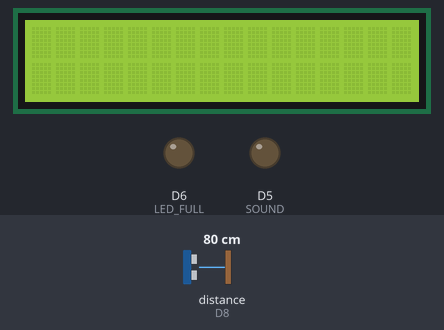
Recording of a sketch running on a simulated ESP8266 (NodeMCU). On the bench: 16×2 character LCD, output pins drawn as LEDs (lit = HIGH). Wiring (inferred from the names in the program): ultrasonic range finder: trigger D7; echo D8. Dashed ring = blinking. The inputs (shaded band) are chosen by the test bench; at power-on: distance to the obstacle (sensor on D8) 80 cm. The echo pulse lasts 58.3 µs per cm; WiFi joins after 1.5 s; servers stay silent unless stated; pins used as bus, display or sensor lines are not drawn; what the sketch prints to the serial monitor is not drawn.

Above: at 3.0 s.
3.1 s: distance to the obstacle (sensor on D8) set to 11 cm
7.4 s: distance to the obstacle (sensor on D8) set to 8 cm
At 10.3 s:
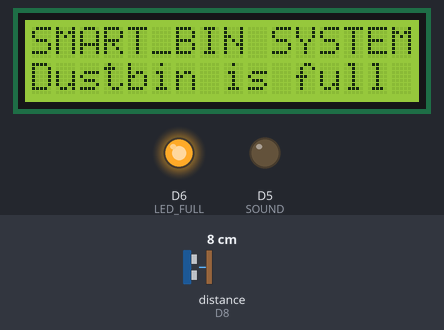
11.7 s: distance to the obstacle (sensor on D8) set to 18 cm
At 13.2 s:
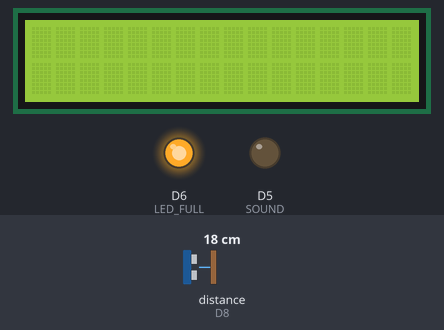
15.2 s: distance to the obstacle (sensor on D8) set to 2 cm
At 17.08 s:
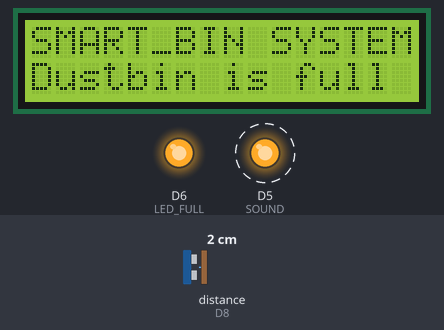
Timing chart, 0 to 20.5 s (numbered marks = the images above; inputs shaded):
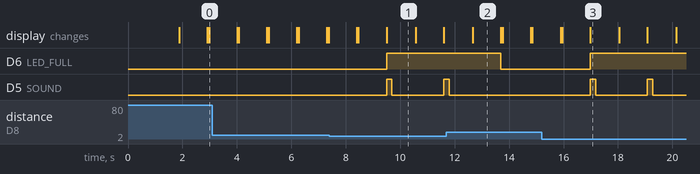

The sketch:

Smart_Waste_Arduino_Code.ino
```cpp
long duration, distance;
const int MY_INTERVAL = 1000;
#define TRIG_PIN D7
#define ECHO_PIN    D8
#define MAX_DUSTBIN_DISTANCE 80
#define MIN_DISTANCE 10 //ALERT
#define SOUND D5
#define LED_FULL D6

#define BLYNK_PRINT Serial
#define BLYNK_TEMPLATE_ID "TMPL2cE50m_Cw"
#define BLYNK_TEMPLATE_NAME "SmartBin"
#define BLYNK_AUTH_TOKEN "vFCcAqN1PxTKf0d7uUFDSDWrPvl5f78T"

#include <ESP8266WiFi.h>
#include <BlynkSimpleEsp8266.h>
#include <Wire.h>
#include <LiquidCrystal_I2C.h>
LiquidCrystal_I2C lcd(0x27,16,2);

char ssid[] = "STUDYROOM 4G";
char pass[] = "STELLAH1000_";

BlynkTimer timer;

// This function is called every time the Virtual Pin 0 state changes
BLYNK_WRITE(V0)
{
  // Set incoming value from pin V0 to a variable
  int value = param.asInt();

  // Update state
  Blynk.virtualWrite(V0, distance);
}
BLYNK_CONNECTED()
{
  // Change Web Link Button message to "Congratulations!"
  Blynk.setProperty(V3, "offImageUrl", "https://static-image.nyc3.cdn.digitaloceanspaces.com/general/fte/congratulations.png");
  Blynk.setProperty(V3, "onImageUrl",  "https://static-image.nyc3.cdn.digitaloceanspaces.com/general/fte/congratulations_pressed.png");
  Blynk.setProperty(V3, "url", "https://docs.blynk.io/en/getting-started/what-do-i-need-to-blynk/how-quickstart-device-was-made");
}

// This function sends Arduino's uptime every second to Virtual Pin 2.
void myTimerEvent()
{
  // You can send any value at any time.
  // Please don't send more that 10 values per second.
  Blynk.virtualWrite(V2, millis() / 1000);
}


void setup() {
  Serial.begin(9600);
  pinMode(TRIG_PIN, OUTPUT);
  pinMode(ECHO_PIN, INPUT);
  pinMode(SOUND, OUTPUT);
  pinMode(LED_FULL, OUTPUT);
   Blynk.virtualWrite(V2, 0);
  Blynk.begin(BLYNK_AUTH_TOKEN, ssid, pass);
  // You can also specify server:
  //Blynk.begin(BLYNK_AUTH_TOKEN, ssid, pass, "blynk.cloud", 80);
  //Blynk.begin(BLYNK_AUTH_TOKEN, ssid, pass, IPAddress(192,168,1,100), 8080);

  // Setup a function to be called every second
  timer.setInterval(1000L, myTimerEvent);
}

void loop() {
  lcd.init();  // Initialize LCD
  lcd.backlight();// Turn on backlight
  lcd.setCursor(0, 0);
  Blynk.run();
  timer.run();
  Blynk.virtualWrite(V0, distance);
  // Calculate waste level percentage
  int wasteLevelPercentage = map(distance, MIN_DISTANCE, MAX_DUSTBIN_DISTANCE, 0, 100);
  int binLevel_dist = (100 - wasteLevelPercentage);


  digitalWrite(TRIG_PIN, LOW);
  delayMicroseconds(2);
  digitalWrite(TRIG_PIN, HIGH);
  delayMicroseconds(10);
  digitalWrite(TRIG_PIN, LOW);
  duration = pulseIn(ECHO_PIN, HIGH);
  distance = (duration/2) / 29.1;
  Blynk.virtualWrite(V1, binLevel_dist);

  // Output the distance on the Serial Monitor
  Serial.print("D-READING IN CM: ");
  Serial.print(distance);
  Serial.print("\n");
  Serial.println("BIN LEVEL: ");
 Serial.print(binLevel_dist);
  Serial.print("%");
  Serial.print("\n ");
  delay(1000);

  if (distance == 0 || distance > MAX_DUSTBIN_DISTANCE) {
    Serial.println("SYSTEM ISSUE");
    return;
  }


 if(distance < 10) {
  lcd.setCursor(0, 0); // Move cursor to the second line
    lcd.print("SMART_BIN SYSTEM");

    lcd.setCursor(0, 1); // Move cursor to the second line
    lcd.print("Dustbin is full");

    digitalWrite(LED_FULL, HIGH);
    digitalWrite(SOUND, HIGH);
     delay(200);
     digitalWrite(SOUND, LOW);
     delay(200);
     digitalWrite(SOUND, LOW);
      delay(200);
     digitalWrite(SOUND, LOW);
     delay(200);
     digitalWrite(SOUND, LOW);
     delay(200);
     digitalWrite(SOUND, LOW);

    Serial.print("Dustbin is full");
     //Blynk.virtualWrite(V2, 1);
  } else {
 lcd.setCursor(0, 0); // Move cursor to the second line
    lcd.print("SMART_BIN SYSTEM");

    lcd.setCursor(0, 1); // Move cursor to the second line
    lcd.print("Not full: ");


     lcd.setCursor(10, 1); // Move cursor to the second line
    lcd.print(distance);

    lcd.setCursor(12, 1); // Move cursor to the second line
    lcd.print("cm");

    // Clear previous message
     Serial.print("Not full");
     digitalWrite(LED_FULL, LOW);

       Blynk.virtualWrite(V2, 1);


  }

  //delay(100); // Delay before next measurement


}
```

Measured:
- the behaviour switches between 10 and 9 cm on distance to the obstacle (sensor on D8) (found by bisection; images 0 and 1)
- after the input at 7.4 s, D6 (LED_FULL): LOW → HIGH after 2.1 s; D5 (SOUND): LOW → HIGH after 2.1 s, → LOW 0.20 s later, → HIGH 1.9 s later; the display: first differs from a run without the input after 2.1 s (image 1)
- after the input at 11.7 s, D6 (LED_FULL): HIGH → LOW after 2.0 s; D5 (SOUND): goes on until 11.8 s, then stays LOW
- after the input at 15.2 s, D6 (LED_FULL): LOW → HIGH after 1.8 s; D5 (SOUND): alternates HIGH for 0.20 s and LOW for 1.9 s, starting after 1.8 s; the display: first differs from a run without the input after 1.8 s (image 3)
- what the display in image 1 shows lasts 1.1 s, from 9.5 s to 10.6 s
- what the display in image 2 shows lasts 1.0 s, from 12.7 s to 13.7 s
